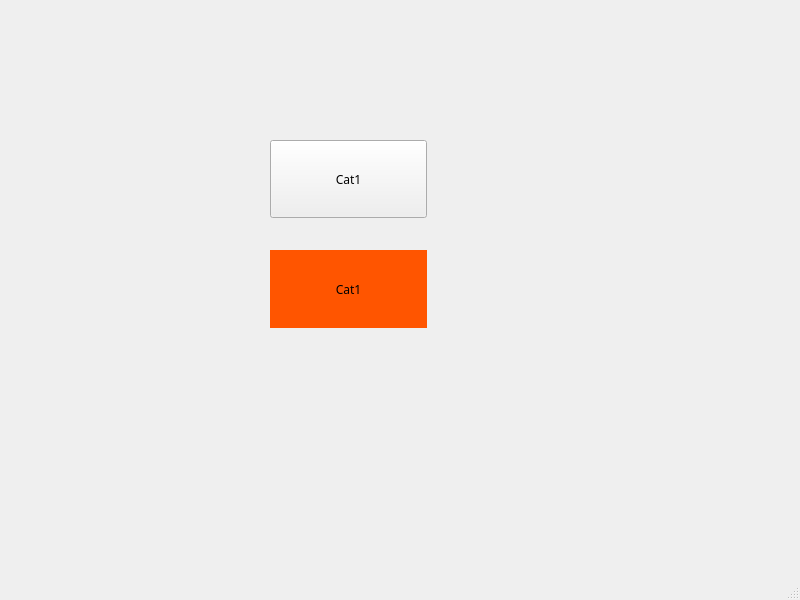
<?xml version="1.0" encoding="UTF-8"?>
<ui version="4.0">
 <class>MainWindow</class>
 <widget class="QMainWindow" name="MainWindow">
  <property name="geometry">
   <rect>
    <x>0</x>
    <y>0</y>
    <width>800</width>
    <height>600</height>
   </rect>
  </property>
  <property name="windowTitle">
   <string>MainWindow</string>
  </property>
  <widget class="QWidget" name="centralwidget">
   <widget class="QToolButton" name="toolButton">
    <property name="geometry">
     <rect>
      <x>270</x>
      <y>140</y>
      <width>157</width>
      <height>78</height>
     </rect>
    </property>
    <property name="font">
     <font>
      <family>Ravie</family>
     </font>
    </property>
    <property name="text">
     <string>Cat1</string>
    </property>
   </widget>
   <widget class="QLabel" name="label">
    <property name="geometry">
     <rect>
      <x>270</x>
      <y>250</y>
      <width>157</width>
      <height>78</height>
     </rect>
    </property>
    <property name="font">
     <font>
      <family>Ravie</family>
     </font>
    </property>
    <property name="styleSheet">
     <string notr="true">background-color: rgb(255, 85, 0);</string>
    </property>
    <property name="text">
     <string>Cat1</string>
    </property>
    <property name="alignment">
     <set>Qt::AlignCenter</set>
    </property>
   </widget>
  </widget>
  <widget class="QMenuBar" name="menubar">
   <property name="geometry">
    <rect>
     <x>0</x>
     <y>0</y>
     <width>800</width>
     <height>26</height>
    </rect>
   </property>
  </widget>
  <widget class="QStatusBar" name="statusbar"/>
 </widget>
 <resources/>
 <connections/>
</ui>
